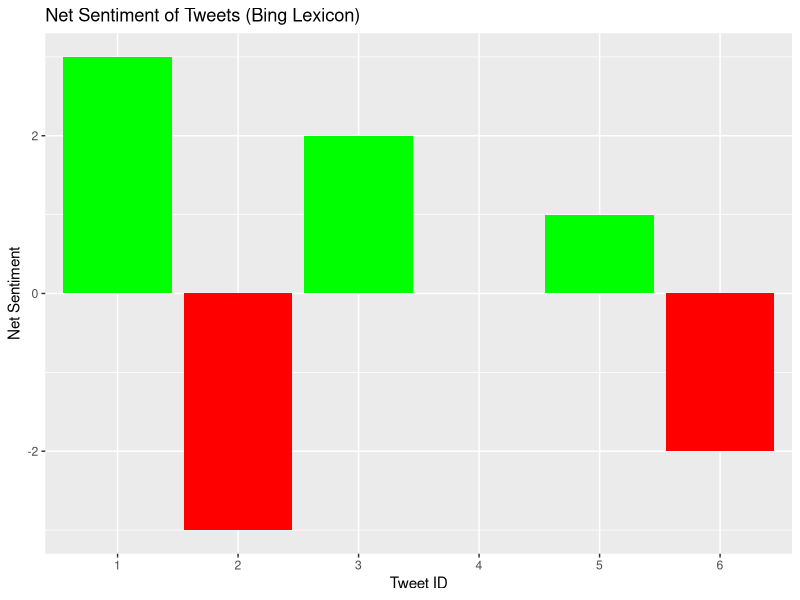

Write R code to recreate this figure.
## ---- chunk 1
knitr::opts_chunk$set(echo = TRUE)

library(tidytext)
library(janeaustenr)
library(dplyr)
library(stringr)
library(ggplot2)
library(tidyr)
## ---- chunk 2
tidy_books <- austen_books() %>%
  group_by(book) %>%
  mutate(
    linenumber = row_number(),
    chapter = cumsum(str_detect(text, regex("^chapter [\\divxlc]", 
                                           ignore_case = TRUE)))) %>%
  ungroup() %>%
  unnest_tokens(word, text)

# Look at the data
print(head(tidy_books))
## ---- chunk 3
afinn <- tryCatch({  
  get_sentiments("afinn")  
}, error = function(e) {  
  message("Error in loading the AFINN lexicon: ", e$message)  
  NULL  
})  
  
if (!is.null(afinn)) {  
  print("AFINN lexicon (first 6 rows):")  
  head(afinn)  
} else {  
  message("AFINN lexicon not available.")  
}  
## ---- chunk 4
tidy_tweets <- tibble(  
  id = 1:6,  
  text = c(  
    "I love the new movie! Absolutely fantastic and thrilling.",  
    "The weather is gloomy. I feel so depressed and sad.",  
    "What an amazing day; everything is going great.",  
    "Totally disappointed by the service. Would not recommend.",  
    "Feeling happy and blessed today.",  
    "This is the worst experience ever. Completely awful!"  
  )  
) %>%  
  unnest_tokens(word, text)  
  
bing <- get_sentiments("bing")  
head(bing)  

tweet_sentiment <- tidy_tweets %>%  
  inner_join(bing, by = "word") %>%  
  count(id, sentiment) %>%  
  pivot_wider(names_from = sentiment, values_from = n, values_fill = 0) %>%  
  mutate(net_sentiment = positive - negative)  

print(tweet_sentiment)  
## ---- chunk 5
ggplot(tweet_sentiment, aes(x = factor(id), y = net_sentiment, fill = net_sentiment > 0)) +  
  geom_bar(stat = "identity") +  
  labs(title = "Net Sentiment of Tweets (Bing Lexicon)",  
       x = "Tweet ID", y = "Net Sentiment") +  
  scale_fill_manual(values = c("red", "green"), guide = FALSE)  
